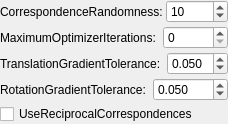
                 <widget class="QWidget" name="scrollAreaWidgetContents_5">
                  <property name="geometry">
                   <rect>
                    <x>0</x>
                    <y>0</y>
                    <width>228</width>
                    <height>123</height>
                   </rect>
                  </property>
                  <layout class="QVBoxLayout" name="verticalLayout_30">
                   <property name="spacing">
                    <number>3</number>
                   </property>
                   <property name="leftMargin">
                    <number>0</number>
                   </property>
                   <property name="topMargin">
                    <number>0</number>
                   </property>
                   <property name="rightMargin">
                    <number>0</number>
                   </property>
                   <property name="bottomMargin">
                    <number>0</number>
                   </property>
                   <item>
                    <layout class="QHBoxLayout" name="horizontalLayout_52">
                     <item>
                      <widget class="QLabel" name="label_49">
                       <property name="text">
                        <string>CorrespondenceRandomness:</string>
                       </property>
                      </widget>
                     </item>
                     <item>
                      <widget class="QSpinBox" name="spin_k_2">
                       <property name="sizePolicy">
                        <sizepolicy hsizetype="Ignored" vsizetype="Fixed">
                         <horstretch>0</horstretch>
                         <verstretch>0</verstretch>
                        </sizepolicy>
                       </property>
                       <property name="prefix">
                        <string/>
                       </property>
                       <property name="minimum">
                        <number>1</number>
                       </property>
                       <property name="maximum">
                        <number>99999</number>
                       </property>
                       <property name="value">
                        <number>10</number>
                       </property>
                      </widget>
                     </item>
                    </layout>
                   </item>
                   <item>
                    <layout class="QHBoxLayout" name="horizontalLayout_53">
                     <item>
                      <widget class="QLabel" name="label_50">
                       <property name="text">
                        <string>MaximumOptimizerIterations: </string>
                       </property>
                      </widget>
                     </item>
                     <item>
                      <widget class="QSpinBox" name="spin_max">
                       <property name="sizePolicy">
                        <sizepolicy hsizetype="Ignored" vsizetype="Fixed">
                         <horstretch>0</horstretch>
                         <verstretch>0</verstretch>
                        </sizepolicy>
                       </property>
                       <property name="suffix">
                        <string/>
                       </property>
                       <property name="prefix">
                        <string/>
                       </property>
                       <property name="maximum">
                        <number>99999</number>
                       </property>
                      </widget>
                     </item>
                    </layout>
                   </item>
                   <item>
                    <layout class="QHBoxLayout" name="horizontalLayout_54">
                     <item>
                      <widget class="QLabel" name="label_51">
                       <property name="text">
                        <string>TranslationGradientTolerance: </string>
                       </property>
                      </widget>
                     </item>
                     <item>
                      <widget class="QDoubleSpinBox" name="dspin_tra_tolerance">
                       <property name="sizePolicy">
                        <sizepolicy hsizetype="Ignored" vsizetype="Fixed">
                         <horstretch>0</horstretch>
                         <verstretch>0</verstretch>
                        </sizepolicy>
                       </property>
                       <property name="prefix">
                        <string/>
                       </property>
                       <property name="decimals">
                        <number>3</number>
                       </property>
                       <property name="maximum">
                        <double>99999.000000000000000</double>
                       </property>
                       <property name="value">
                        <double>0.050000000000000</double>
                       </property>
                      </widget>
                     </item>
                    </layout>
                   </item>
                   <item>
                    <layout class="QHBoxLayout" name="horizontalLayout_55">
                     <item>
                      <widget class="QLabel" name="label_52">
                       <property name="text">
                        <string>RotationGradientTolerance: </string>
                       </property>
                      </widget>
                     </item>
                     <item>
                      <widget class="QDoubleSpinBox" name="dspin_rol_tolerance">
                       <property name="sizePolicy">
                        <sizepolicy hsizetype="Ignored" vsizetype="Fixed">
                         <horstretch>0</horstretch>
                         <verstretch>0</verstretch>
                        </sizepolicy>
                       </property>
                       <property name="prefix">
                        <string/>
                       </property>
                       <property name="decimals">
                        <number>3</number>
                       </property>
                       <property name="maximum">
                        <double>99999.000000000000000</double>
                       </property>
                       <property name="value">
                        <double>0.050000000000000</double>
                       </property>
                      </widget>
                     </item>
                    </layout>
                   </item>
                   <item>
                    <widget class="QCheckBox" name="check_use_recip_corre">
                     <property name="text">
                      <string>UseReciprocalCorrespondences</string>
                     </property>
                    </widget>
                   </item>
                   <item>
                    <spacer name="verticalSpacer_2">
                     <property name="orientation">
                      <enum>Qt::Vertical</enum>
                     </property>
                     <property name="sizeHint" stdset="0">
                      <size>
                       <width>20</width>
                       <height>124</height>
                      </size>
                     </property>
                    </spacer>
                   </item>
                  </layout>
                 </widget>
